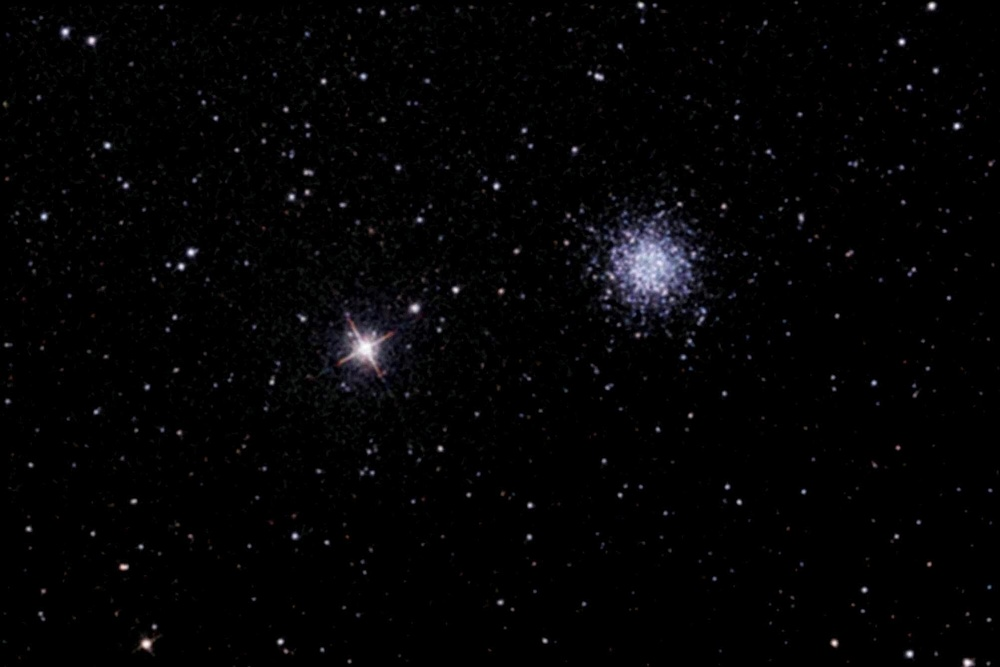
%> input picture hw_2/res3.jpg, 1000 x 667 px, shrunk from 2004 x 1336 before the run
$ octave biggest_object.m   (GNU Octave 9; MATLAB toolbox functions it lacks are replaced by stand-ins)
%> lines starting %> are read from the running program, lines starting %| are printed output that depends on the picture; in (x1, y1, x2, y2) boxes, pixels count from 0 and x2, y2 are one past the last pixel; in counts of white or black regions, pixels touching at a corner belong together; the program's own positions count from 1
img = imread('res3.jpg');
%> img is the input picture: size 667x1000x3 uint8; mean R, G, B 4, 3.9, 4.7
grayImg = rgb2gray(img);

bw = imbinarize(grayImg, 'adaptive');
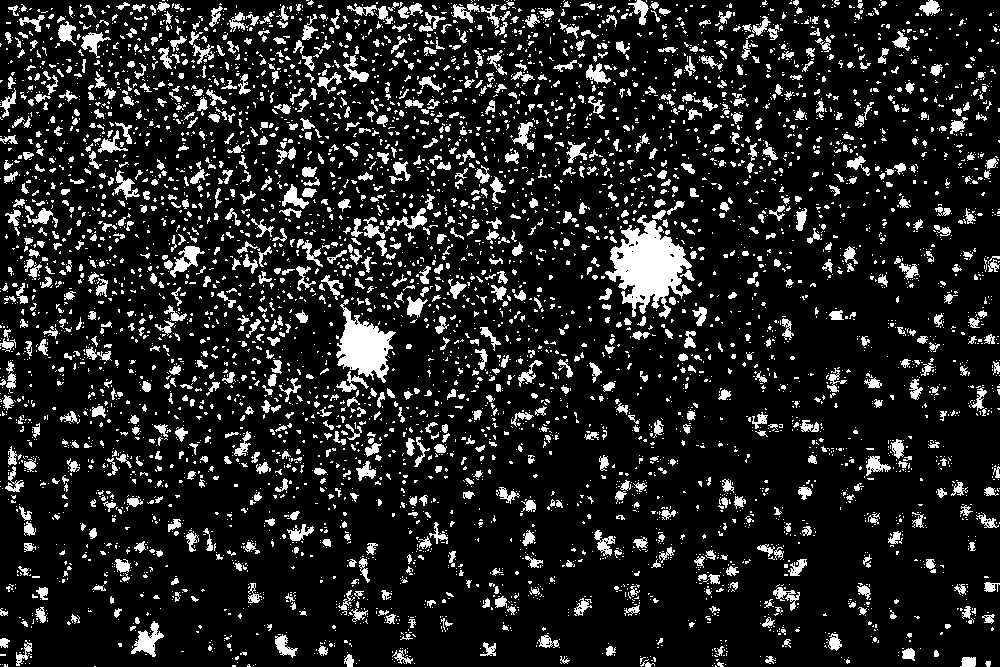
%> bw: size 667x1000 logical; 13.6% white; 5752 white regions (4628 under 20 px), largest, box (x1, y1, x2, y2) and area: (605, 215, 692, 319) 4545, (336, 299, 396, 383) 2402, (131, 621, 164, 657) 503
cleanBw = bwareaopen(bw, 50);
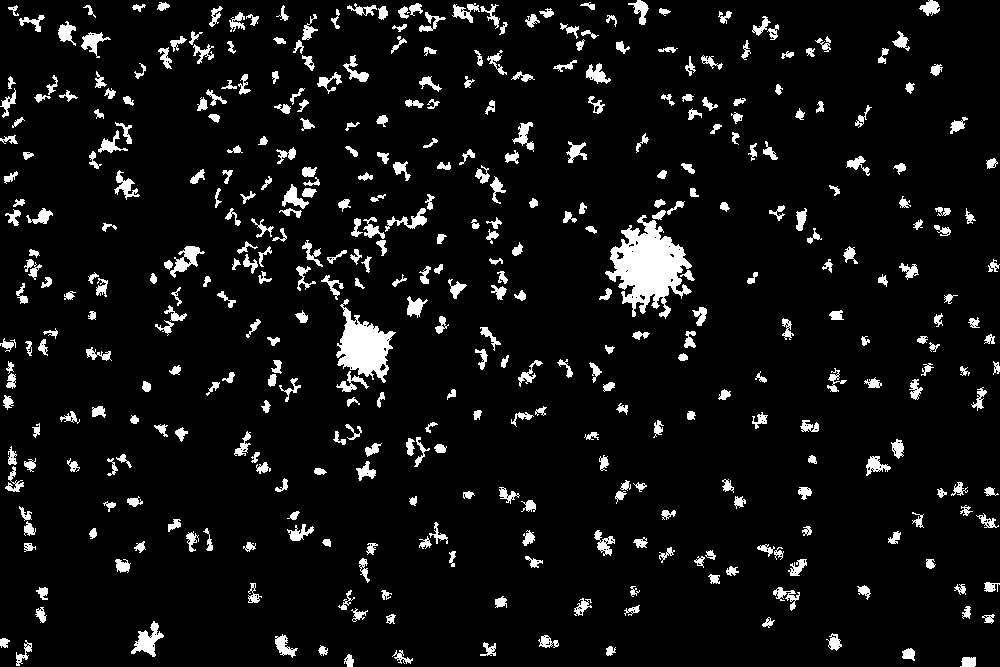
%> cleanBw: size 667x1000 logical; 7% white; 405 white regions

cc = bwconncomp(cleanBw);
%> cc = 405 connected components
stats = regionprops(cc, 'Area', 'BoundingBox');
%> stats = 405 regions; largest, box (x1, y1, x2, y2) and Area: (605, 215, 692, 319) 4545, (336, 299, 396, 383) 2402, (131, 621, 164, 657) 503, (170, 246, 205, 278) 428, (385, 208, 427, 232) 320
[~, idx] = max([stats.Area]);
%> idx = 275
largestObj = ismember(labelmatrix(cc), idx);
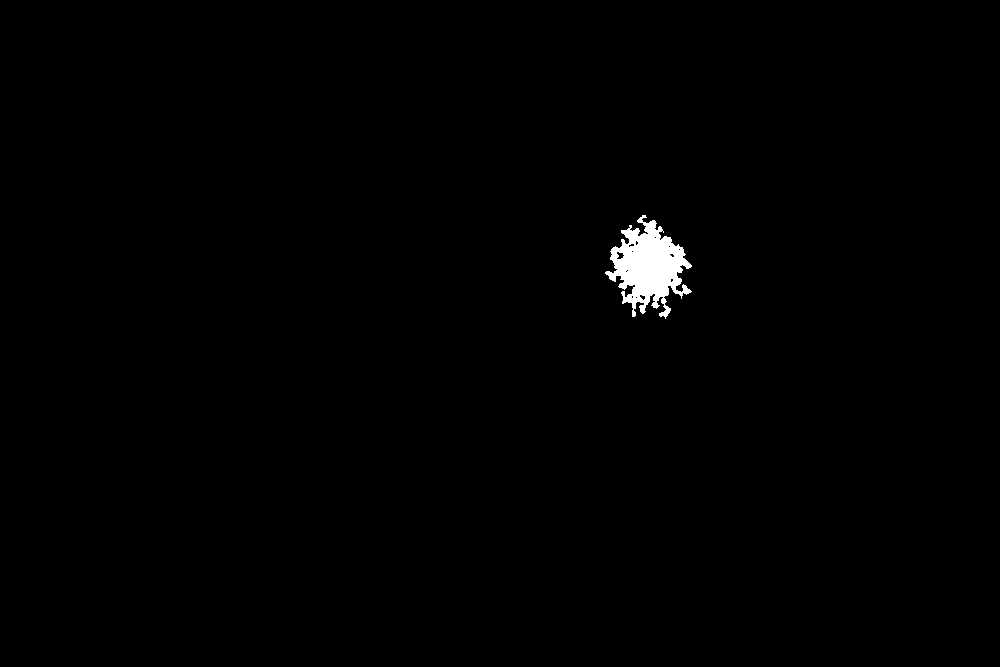
%> largestObj: size 667x1000 logical; 0.68% white; 1 white region, box (x1, y1, x2, y2) and area: (605, 215, 692, 319) 4545

figure;
imshow(img);
hold on;
rectangle('Position', stats(idx).BoundingBox, 'EdgeColor', 'r', 'LineWidth', 2);
title(['Наибольший объект площадью: ', num2str(stats(idx).Area), ' пикселей']);
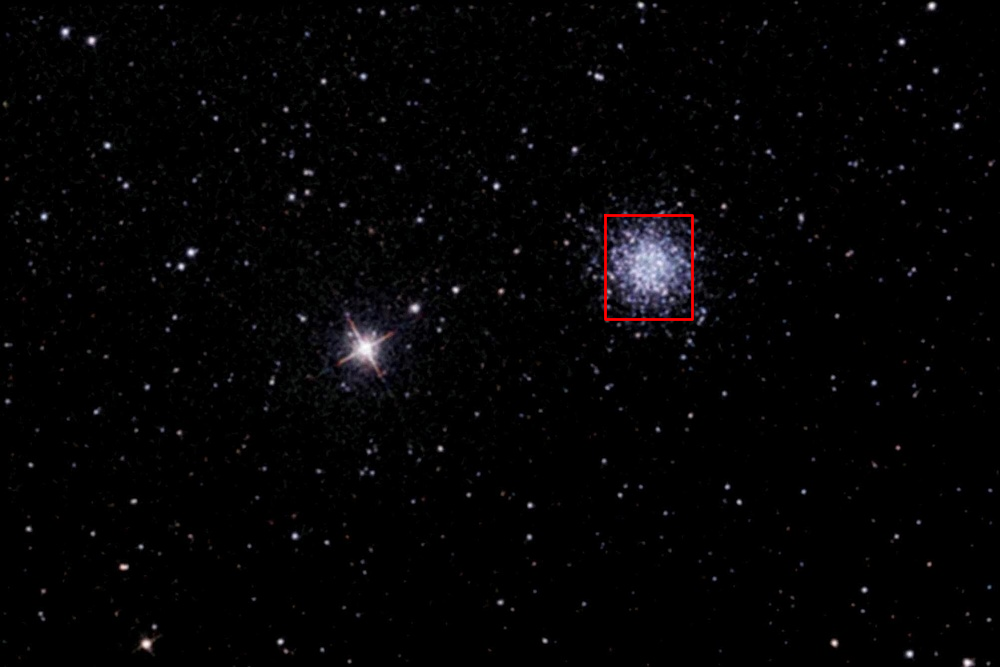
%> figure redrawn from the program's plot data; its title reads 'Наибольший объект площадью: 4545 пикселей'
hold off;

$ run again, with hw_2/res2.jpg copied over hw_2/res3.jpg
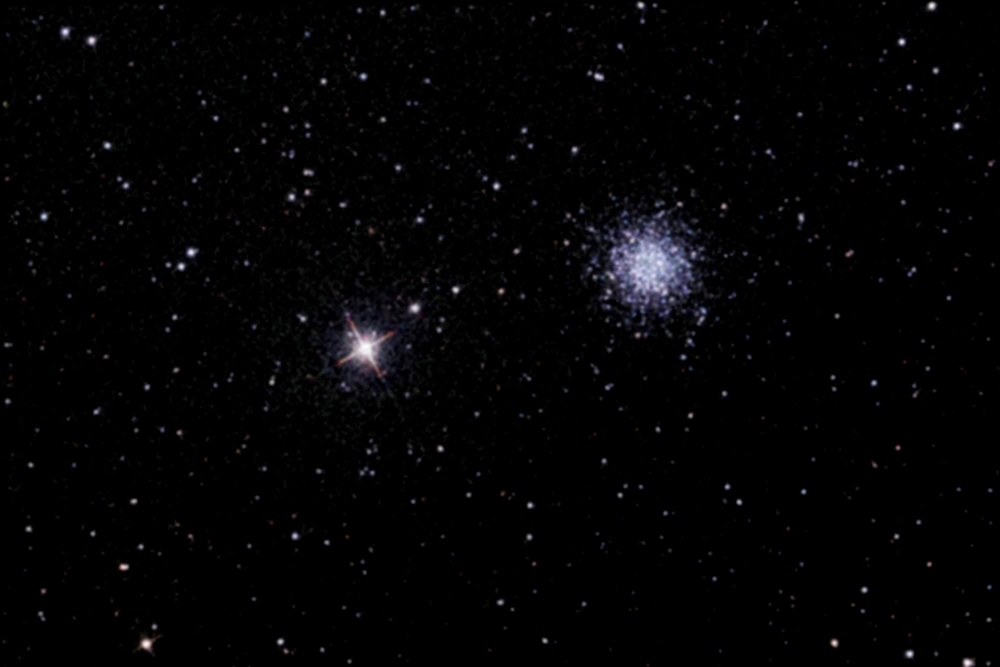
%> input picture hw_2/res2.jpg, 1000 x 667 px, shrunk from 2004 x 1336 before the run
%> img is the input picture: size 667x1000x3 uint8; mean R, G, B 3.7, 3.6, 4.4
%> `bw = imbinarize(grayImg, 'adaptive');`:
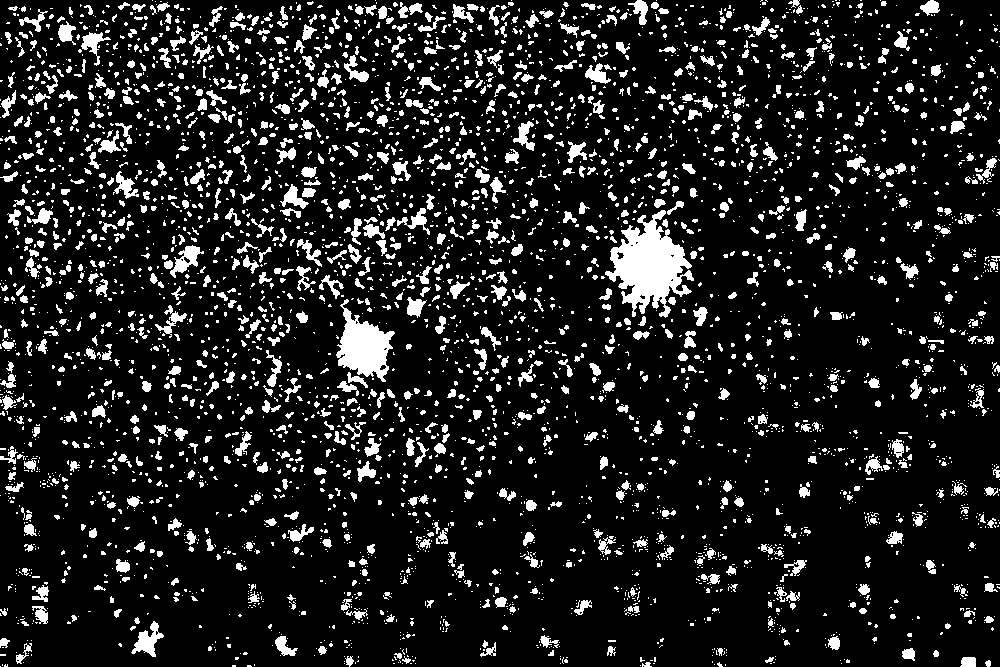
%> bw: size 667x1000 logical; 12.6% white; 4537 white regions (3432 under 20 px), largest, box (x1, y1, x2, y2) and area: (605, 210, 694, 318) 4821, (336, 299, 395, 382) 2442, (131, 621, 164, 657) 504
%> `cleanBw = bwareaopen(bw, 50);`:
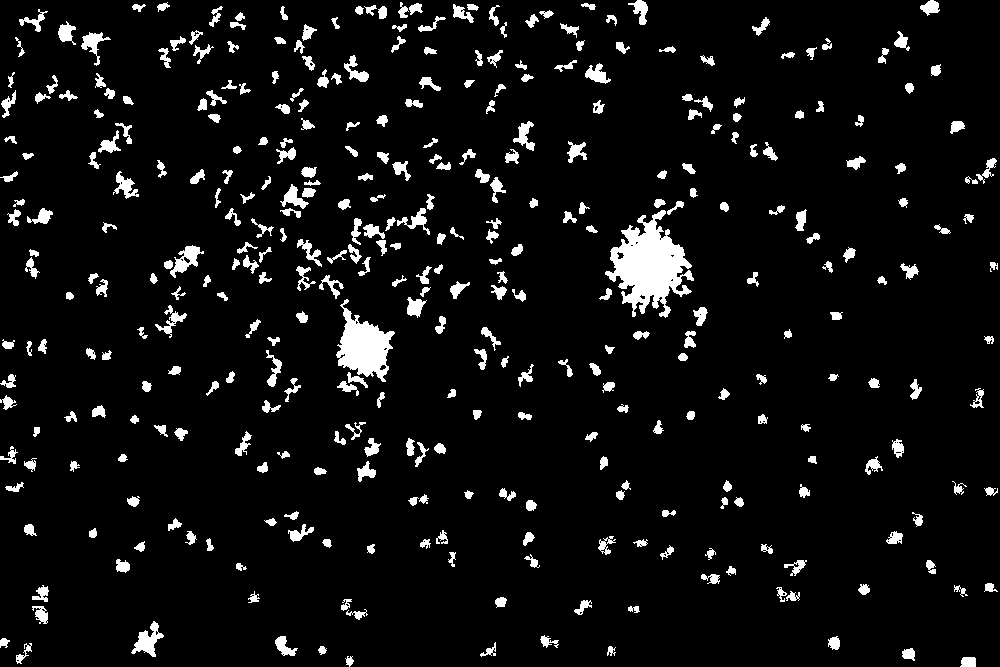
%> cleanBw: size 667x1000 logical; 6.4% white; 366 white regions
%> cc = 366 connected components
%> stats = 366 regions; largest, box (x1, y1, x2, y2) and Area: (605, 210, 694, 318) 4821, (336, 299, 395, 382) 2442, (131, 621, 164, 657) 504, (170, 245, 204, 278) 454, (81, 32, 111, 66) 338
%> idx = 266
%> largestObj: size 667x1000 logical; 0.72% white; 1 white region, box (x1, y1, x2, y2) and area: (605, 210, 694, 318) 4821
